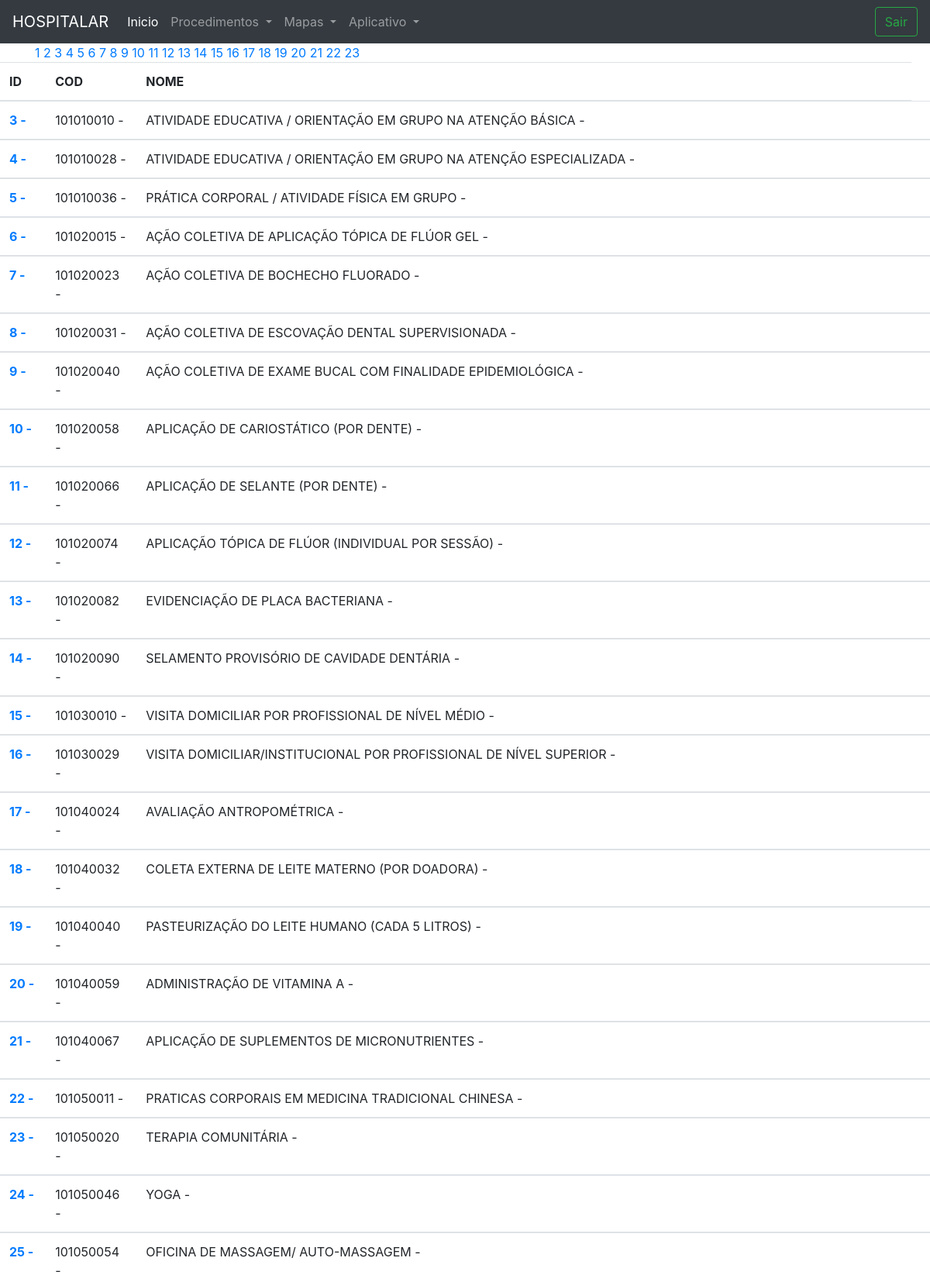
The page /content/content/home/hospitalar/main/Allprocedimentos.php (signed in, upper part) on the database its author committed.
### tables this page shows
CREATE TABLE `procedimentos` (
  `id` int(11) NOT NULL,
  `codigo` varchar(250) NOT NULL,
  `nome` varchar(250) NOT NULL
);

### content/content/home/hospitalar/main/Allprocedimentos.php (the view, shortened to what this page needs)
<!DOCTYPE html>
<html lang="pt-br">
  <head>
    <link rel="stylesheet" href="https://stackpath.bootstrapcdn.com/bootstrap/4.1.3/css/bootstrap.min.css">
      <link href="css/estiloFoter.css" rel="stylesheet">
  </head>
  <body>
<?php include("nav.php");
      include("../../conecta.php");
?>
 <table class="table table-hover">
  <thead>
    <tr>
      <th scope="col">ID</th>
      <th scope="col">COD</th>
      <th scope="col">NOME</th>
    </tr>
 </thead>
<?php
    $pagina = (isset($_GET['pagina']))? $_GET['pagina'] : 1;
    $cmd = "select * from procedimentos";
    $produtos = mysqli_query($con,$cmd);
    $total = mysqli_num_rows($produtos);
    $registros = 100;
    $numPaginas = ceil($total/$registros);
    $inicio = ($registros*$pagina)-$registros;
    $cmd = "select * from procedimentos limit $inicio,$registros";
    $produtos = mysqli_query($con,$cmd);
    while ($produto = mysqli_fetch_array($produtos)) {
      echo "<tbody>";
      echo"<tr>";
      echo "<th scope='row'>";
      echo "<a href='ListarDetalhadamente.php?cod=$produto[id]'>";
      echo $produto['id']." - ";
      echo "</a>";
      echo "</th>";
      echo "<td>";
      echo $produto['codigo']." - ";
      echo"</td>";
      echo "<td>";
      echo $produto['nome']." - ";
      echo"</td>";
      echo "<td>";
      echo"</td>";
      echo "</tr>";
      echo"</tbody>";
  }
echo "<div class='container'>";
    for($i = 1; $i < $numPaginas + 1; $i++) {
        echo "<a href='Allprocedimentos.php?pagina=$i'>".$i."</a> ";
    }
echo "</div>";
?>

### content/content/home/hospitalar/main/nav.php (shortened to what this page needs)
<!DOCTYPE html>
<html lang="pt-br">
  <head>
    <link rel="stylesheet" href="https://stackpath.bootstrapcdn.com/bootstrap/4.1.3/css/bootstrap.min.css">
  <body>
  <nav class="navbar navbar-expand-lg navbar-dark bg-dark">
  <a class="navbar-brand" href="main.php">HOSPITALAR </a>
  <div class="collapse navbar-collapse" id="navbarTogglerDemo03">
    <ul class="navbar-nav mr-auto mt-2 mt-lg-0">
      <li class="nav-item active">
        <a class="nav-link" href="main.php">Inicio <span class="sr-only">(Página atual)</span></a>
      </li>
        <li class="nav-item dropdown">
        <a class="nav-link dropdown-toggle" href="#" id="navbarDropdownMenuLink" role="button" data-toggle="dropdown" aria-haspopup="true" aria-expanded="false">
          Procedimentos
        </a>
      </li>
         <li class="nav-item dropdown">
        <a class="nav-link dropdown-toggle" href="#" id="navbarDropdownMenuLink" role="button" data-toggle="dropdown" aria-haspopup="true" aria-expanded="false">
          Mapas
        </a>
      </li>
        <li class="nav-item dropdown">
        <a class="nav-link dropdown-toggle" href="#" id="navbarDropdownMenuLink" role="button" data-toggle="dropdown" aria-haspopup="true" aria-expanded="false">
          Aplicativo
        </a>
        </li>
        </ul>
    <form class="form-inline my-2 my-lg-0"  method="post" action="sair.php">
    <button class="btn btn-outline-success my-2 my-sm-0" type="submit">Sair</button>
    </form>
  </div>
</nav>

### content/content/home/css/estiloFoter.css (style rules this page uses)
ul, ol { list-style: none; padding: 0; margin: 0; }

### rows shown on the page
procedimentos: id "3", codigo "101010010", nome "ATIVIDADE EDUCATIVA / ORIENTAÇÃO EM GRUPO NA ATENÇÃO BÁSICA"
procedimentos: id "4", codigo "101010028", nome "ATIVIDADE EDUCATIVA / ORIENTAÇÃO EM GRUPO NA ATENÇÃO ESPECIALIZADA"
procedimentos: id "5", codigo "101010036", nome "PRÁTICA CORPORAL / ATIVIDADE FÍSICA EM GRUPO"
procedimentos: id "6", codigo "101020015", nome "AÇÃO COLETIVA DE APLICAÇÃO TÓPICA DE FLÚOR GEL"
procedimentos: id "7", codigo "101020023", nome "AÇÃO COLETIVA DE BOCHECHO FLUORADO"
procedimentos: id "8", codigo "101020031", nome "AÇÃO COLETIVA DE ESCOVAÇÃO DENTAL SUPERVISIONADA"
procedimentos: id "9", codigo "101020040", nome "AÇÃO COLETIVA DE EXAME BUCAL COM FINALIDADE EPIDEMIOLÓGICA"
procedimentos: id "10", codigo "101020058", nome "APLICAÇÃO DE CARIOSTÁTICO (POR DENTE)"
procedimentos: id "11", codigo "101020066", nome "APLICAÇÃO DE SELANTE (POR DENTE)"
procedimentos: id "12", codigo "101020074", nome "APLICAÇÃO TÓPICA DE FLÚOR (INDIVIDUAL POR SESSÃO)"
procedimentos: id "13", codigo "101020082", nome "EVIDENCIAÇÃO DE PLACA BACTERIANA"
procedimentos: id "14", codigo "101020090", nome "SELAMENTO PROVISÓRIO DE CAVIDADE DENTÁRIA"
procedimentos: id "15", codigo "101030010", nome "VISITA DOMICILIAR POR PROFISSIONAL DE NÍVEL MÉDIO"
procedimentos: id "16", codigo "101030029", nome "VISITA DOMICILIAR/INSTITUCIONAL POR PROFISSIONAL DE NÍVEL SUPERIOR"
procedimentos: id "17", codigo "101040024", nome "AVALIAÇÃO ANTROPOMÉTRICA"
procedimentos: id "18", codigo "101040032", nome "COLETA EXTERNA DE LEITE MATERNO (POR DOADORA)"
procedimentos: id "19", codigo "101040040", nome "PASTEURIZAÇÃO DO LEITE HUMANO (CADA 5 LITROS)"
procedimentos: id "20", codigo "101040059", nome "ADMINISTRAÇÃO DE VITAMINA A"
procedimentos: id "21", codigo "101040067", nome "APLICAÇÃO DE SUPLEMENTOS DE MICRONUTRIENTES"
procedimentos: id "22", codigo "101050011", nome "PRATICAS CORPORAIS EM MEDICINA TRADICIONAL CHINESA"
procedimentos: id "23", codigo "101050020", nome "TERAPIA COMUNITÁRIA"
procedimentos: id "24", codigo "101050046", nome "YOGA"
procedimentos: id "25", codigo "101050054", nome "OFICINA DE MASSAGEM/ AUTO-MASSAGEM"
